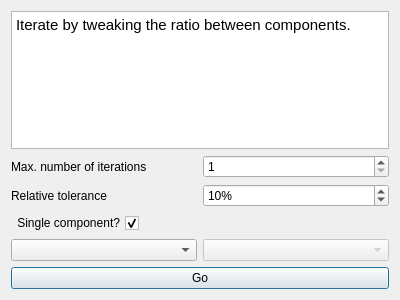
<?xml version="1.0" encoding="UTF-8"?>
<ui version="4.0">
 <class>Dialog</class>
 <widget class="QDialog" name="Dialog">
  <property name="geometry">
   <rect>
    <x>0</x>
    <y>0</y>
    <width>400</width>
    <height>300</height>
   </rect>
  </property>
  <property name="windowTitle">
   <string>Dialog</string>
  </property>
  <layout class="QVBoxLayout" name="verticalLayout">
   <item>
    <widget class="QTextBrowser" name="textBrowser_4">
     <property name="html">
      <string>&lt;!DOCTYPE HTML PUBLIC &quot;-//W3C//DTD HTML 4.0//EN&quot; &quot;http://www.w3.org/TR/REC-html40/strict.dtd&quot;&gt;
&lt;html&gt;&lt;head&gt;&lt;meta name=&quot;qrichtext&quot; content=&quot;1&quot; /&gt;&lt;style type=&quot;text/css&quot;&gt;
p, li { white-space: pre-wrap; }
&lt;/style&gt;&lt;/head&gt;&lt;body style=&quot; font-family:'.AppleSystemUIFont'; font-size:13pt; font-weight:400; font-style:normal;&quot;&gt;
&lt;p style=&quot; margin-top:0px; margin-bottom:0px; margin-left:0px; margin-right:0px; -qt-block-indent:0; text-indent:0px;&quot;&gt;&lt;span style=&quot; font-family:'Ubuntu'; font-size:11pt;&quot;&gt;Iterate by tweaking the ratio between components.&lt;/span&gt;&lt;/p&gt;&lt;/body&gt;&lt;/html&gt;</string>
     </property>
    </widget>
   </item>
   <item>
    <layout class="QHBoxLayout" name="horizontalLayout_4">
     <item>
      <widget class="QLabel" name="label_7">
       <property name="text">
        <string>Max. number of iterations</string>
       </property>
      </widget>
     </item>
     <item>
      <widget class="QSpinBox" name="compositionIterationsSpinBox">
       <property name="minimum">
        <number>1</number>
       </property>
      </widget>
     </item>
    </layout>
   </item>
   <item>
    <layout class="QHBoxLayout" name="horizontalLayout_5">
     <item>
      <widget class="QLabel" name="label_9">
       <property name="text">
        <string>Relative tolerance</string>
       </property>
      </widget>
     </item>
     <item>
      <widget class="QSpinBox" name="compositionToleranceSpinBox">
       <property name="suffix">
        <string>%</string>
       </property>
       <property name="value">
        <number>10</number>
       </property>
      </widget>
     </item>
    </layout>
   </item>
   <item>
    <layout class="QHBoxLayout" name="horizontalLayout_7">
     <item>
      <widget class="QCheckBox" name="singleComponentCheckBox">
       <property name="layoutDirection">
        <enum>Qt::RightToLeft</enum>
       </property>
       <property name="text">
        <string>Single component?</string>
       </property>
       <property name="checked">
        <bool>true</bool>
       </property>
       <property name="tristate">
        <bool>false</bool>
       </property>
      </widget>
     </item>
     <item>
      <spacer name="horizontalSpacer">
       <property name="orientation">
        <enum>Qt::Horizontal</enum>
       </property>
       <property name="sizeHint" stdset="0">
        <size>
         <width>40</width>
         <height>20</height>
        </size>
       </property>
      </spacer>
     </item>
    </layout>
   </item>
   <item>
    <spacer name="verticalSpacer_4">
     <property name="orientation">
      <enum>Qt::Vertical</enum>
     </property>
     <property name="sizeHint" stdset="0">
      <size>
       <width>20</width>
       <height>40</height>
      </size>
     </property>
    </spacer>
   </item>
   <item>
    <layout class="QHBoxLayout" name="horizontalLayout_6">
     <item>
      <widget class="QComboBox" name="firstComponentComboBox"/>
     </item>
     <item>
      <widget class="QComboBox" name="secondComponentComboBox">
       <property name="enabled">
        <bool>false</bool>
       </property>
      </widget>
     </item>
    </layout>
   </item>
   <item>
    <widget class="QPushButton" name="iterateButton">
     <property name="text">
      <string>Go</string>
     </property>
    </widget>
   </item>
  </layout>
 </widget>
 <resources/>
 <connections/>
</ui>
